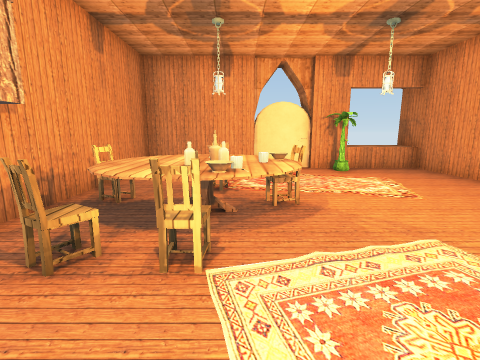
View 1 (above)

18 first-person views from a walk through a Unity game level. The camera is 1.2 m above the floor, tilts 10° down and sees 85° across. The floor is counted in squares, 1 m on a side. Each view is taken from the middle of a square. On the plan, view 1 faces up. The plan holds only what a view shows up to about 12 squares ahead; the rest is blank. The player is left out. Some surface patterns are stand-ins.

View 2
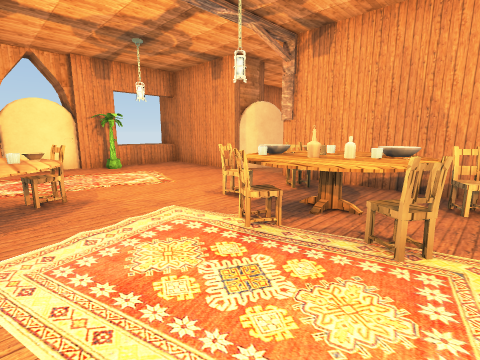

View 3
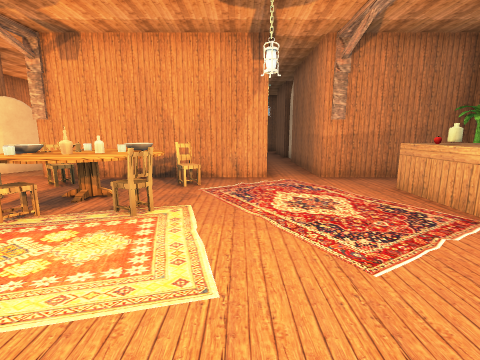

View 4
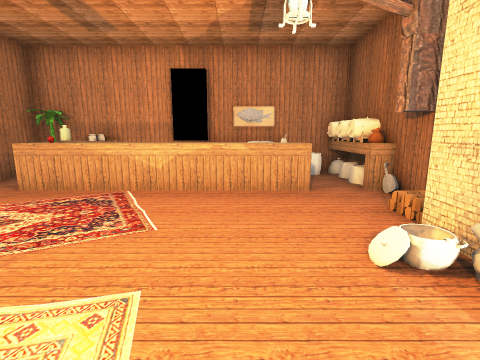

View 5
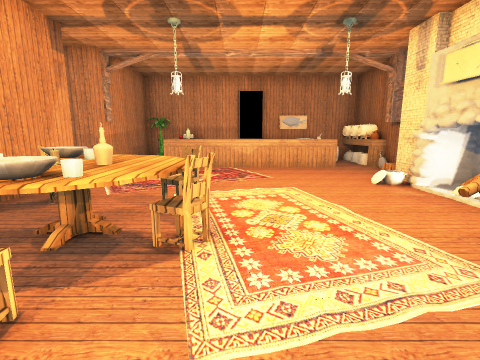

View 6
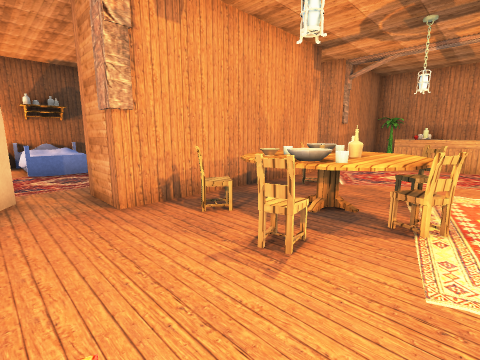

View 7
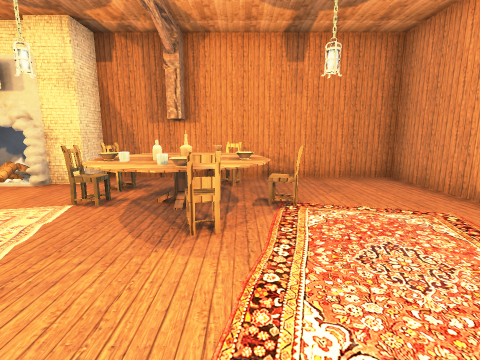

View 8
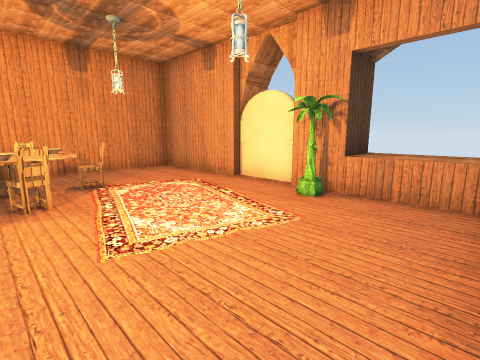

View 9
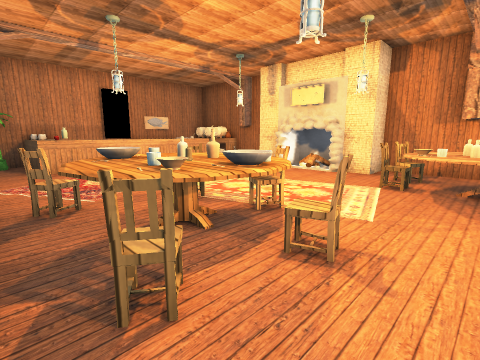

View 10
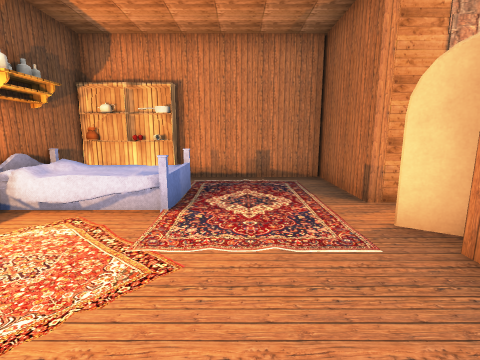

View 11
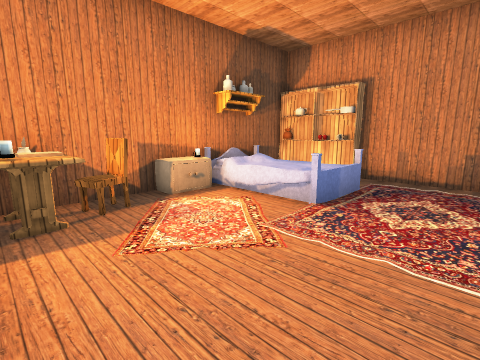

View 12
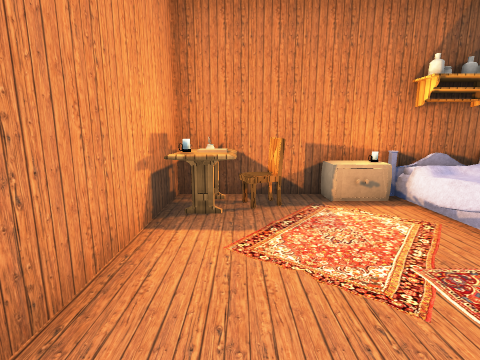

View 13
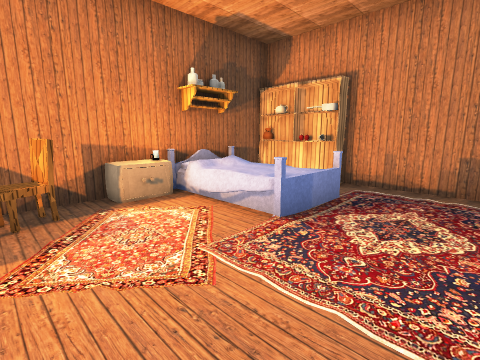

View 14
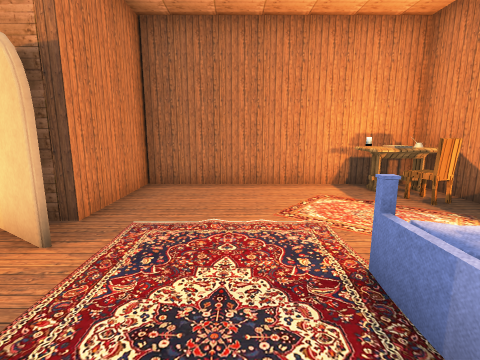

View 15
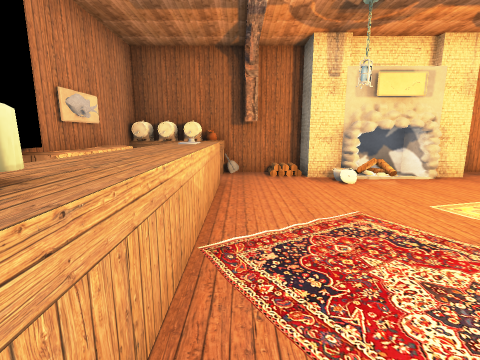

View 16
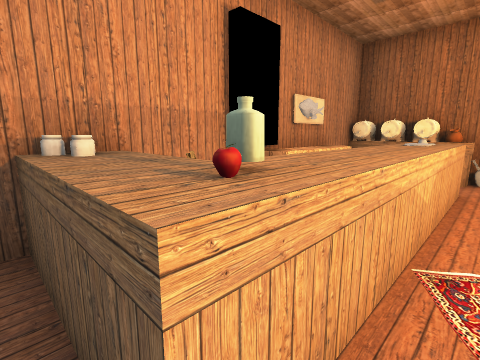

View 17
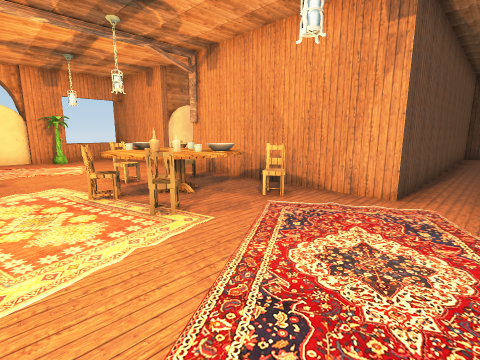

View 18
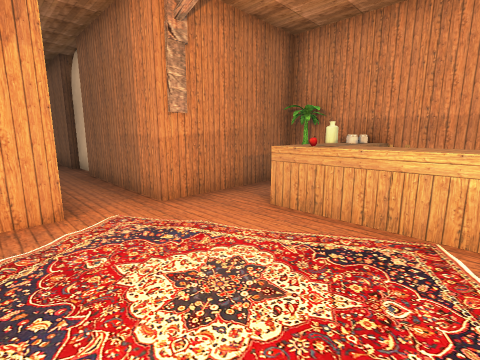

### Floor plan
Key: @ floor where view 1 was taken; # wall or solid block; . main floor; : floor 0.25 m higher than the main floor; ^ raised ledge; O other object.
Columns run from 3 left of view 1 to 17 right of it. Each row starts with its distance up from view 1.
 11        ^^^
 10 #######^^^
  9 #.....O...######
  8 #.........##....O#
  7 #...  ....##....O#
  6 #..O   ...##....O#
  5 OOOOO.....##.....O
  4 #OOOO........ OO:O
  3 #OOOO..OO###. O  O
  2 #O.O..OOO### .O  #
  1 ##.. OOOO###...OO#
  0 #O.@  OOO######
 -1 #O....O..###
 -2 #O........###########
 -3 ##..................
 -4 #.........####..###
 -5 O......O.##    ##
 -6 OOOO^^^O^#
 -7 O.    O^^#
 -8 OOOOO#####

Where each view was taken, in squares from view 1:
view 1: 0 up, 0 right, facing up
view 2: 1 down, 0 right, facing up-right
view 3: 2 down, 1 left, facing right
view 4: 0 up, 0 right, facing down
view 5: 4 up, 2 right, facing down
view 6: 5 up, 2 right, facing down-right
view 7: 5 up, 4 right, facing left
view 8: 4 up, 6 right, facing up-left
view 9: 4 up, 6 right, facing down-left
view 10: 8 up, 10 right, facing down
view 11: 8 up, 9 right, facing down-right
view 12: 7 up, 9 right, facing right
view 13: 7 up, 9 right, facing down-right
view 14: 2 up, 10 right, facing up
view 15: 5 down, 5 right, facing left
view 16: 5 down, 5 right, facing down-left
view 17: 4 down, 1 right, facing up-right
view 18: 2 down, 2 right, facing down-right
